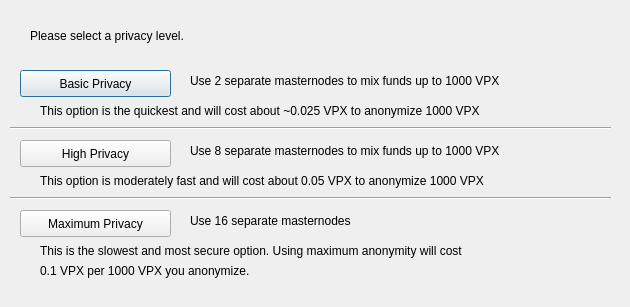
<?xml version="1.0" encoding="UTF-8"?>
<ui version="4.0">
 <class>ObfuscationConfig</class>
 <widget class="QDialog" name="ObfuscationConfig">
  <property name="geometry">
   <rect>
    <x>0</x>
    <y>0</y>
    <width>630</width>
    <height>307</height>
   </rect>
  </property>
  <property name="windowTitle">
   <string>Configure Obfuscation</string>
  </property>
  <widget class="QPushButton" name="buttonBasic">
   <property name="geometry">
    <rect>
     <x>20</x>
     <y>70</y>
     <width>151</width>
     <height>27</height>
    </rect>
   </property>
   <property name="text">
    <string>Basic Privacy</string>
   </property>
  </widget>
  <widget class="QPushButton" name="buttonHigh">
   <property name="geometry">
    <rect>
     <x>20</x>
     <y>140</y>
     <width>151</width>
     <height>27</height>
    </rect>
   </property>
   <property name="text">
    <string>High Privacy</string>
   </property>
  </widget>
  <widget class="QPushButton" name="buttonMax">
   <property name="geometry">
    <rect>
     <x>20</x>
     <y>210</y>
     <width>151</width>
     <height>27</height>
    </rect>
   </property>
   <property name="text">
    <string>Maximum Privacy</string>
   </property>
  </widget>
  <widget class="QLabel" name="label">
   <property name="geometry">
    <rect>
     <x>30</x>
     <y>20</y>
     <width>571</width>
     <height>31</height>
    </rect>
   </property>
   <property name="text">
    <string>Please select a privacy level.</string>
   </property>
  </widget>
  <widget class="QLabel" name="label_2">
   <property name="geometry">
    <rect>
     <x>190</x>
     <y>70</y>
     <width>421</width>
     <height>21</height>
    </rect>
   </property>
   <property name="text">
    <string>Use 2 separate masternodes to mix funds up to 1000 VPX</string>
   </property>
  </widget>
  <widget class="QLabel" name="label_3">
   <property name="geometry">
    <rect>
     <x>190</x>
     <y>140</y>
     <width>411</width>
     <height>21</height>
    </rect>
   </property>
   <property name="text">
    <string>Use 8 separate masternodes to mix funds up to 1000 VPX</string>
   </property>
  </widget>
  <widget class="QLabel" name="label_4">
   <property name="geometry">
    <rect>
     <x>190</x>
     <y>210</y>
     <width>421</width>
     <height>21</height>
    </rect>
   </property>
   <property name="text">
    <string>Use 16 separate masternodes</string>
   </property>
  </widget>
  <widget class="QLabel" name="label_6">
   <property name="geometry">
    <rect>
     <x>40</x>
     <y>100</y>
     <width>561</width>
     <height>21</height>
    </rect>
   </property>
   <property name="text">
    <string>This option is the quickest and will cost about ~0.025 VPX to anonymize 1000 VPX</string>
   </property>
  </widget>
  <widget class="QLabel" name="label_7">
   <property name="geometry">
    <rect>
     <x>40</x>
     <y>170</y>
     <width>561</width>
     <height>21</height>
    </rect>
   </property>
   <property name="text">
    <string>This option is moderately fast and will cost about 0.05 VPX to anonymize 1000 VPX</string>
   </property>
  </widget>
  <widget class="QLabel" name="label_8">
   <property name="geometry">
    <rect>
     <x>40</x>
     <y>240</y>
     <width>561</width>
     <height>21</height>
    </rect>
   </property>
   <property name="text">
    <string>This is the slowest and most secure option. Using maximum anonymity will cost</string>
   </property>
  </widget>
  <widget class="QLabel" name="label_9">
   <property name="geometry">
    <rect>
     <x>40</x>
     <y>260</y>
     <width>561</width>
     <height>21</height>
    </rect>
   </property>
   <property name="text">
    <string>0.1 VPX per 1000 VPX you anonymize.</string>
   </property>
  </widget>
  <widget class="Line" name="line">
   <property name="geometry">
    <rect>
     <x>10</x>
     <y>120</y>
     <width>601</width>
     <height>16</height>
    </rect>
   </property>
   <property name="orientation">
    <enum>Qt::Horizontal</enum>
   </property>
  </widget>
  <widget class="Line" name="line_2">
   <property name="geometry">
    <rect>
     <x>10</x>
     <y>190</y>
     <width>601</width>
     <height>16</height>
    </rect>
   </property>
   <property name="orientation">
    <enum>Qt::Horizontal</enum>
   </property>
  </widget>
 </widget>
 <resources/>
 <connections/>
</ui>
